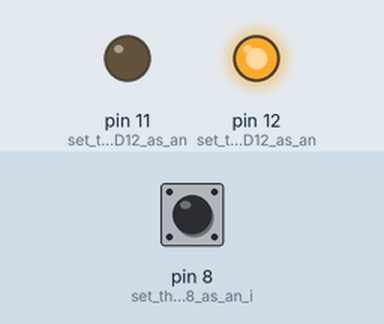
A sketch run on a simulated Arduino Uno, built with avr-gcc and run on an emulated ATmega328P. Shown: output pins drawn as LEDs (lit = HIGH). The test bench sets the inputs (shaded band); at power-on: pin 8 (set_the_socket_D8_as_an_i) LOW.

Above: at 1.2 s.
1.3 s: pin 8 (set_the_socket_D8_as_an_i) pulled HIGH for 1 s
At 1.5 s:
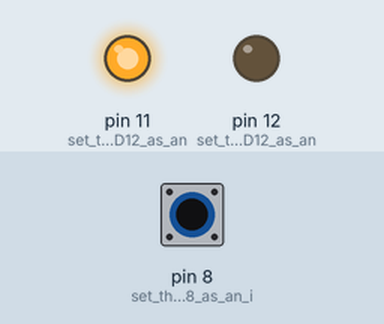
4.3 s: pin 8 (set_the_socket_D8_as_an_i) pulled HIGH for 3.2 s
At 8.4 s:
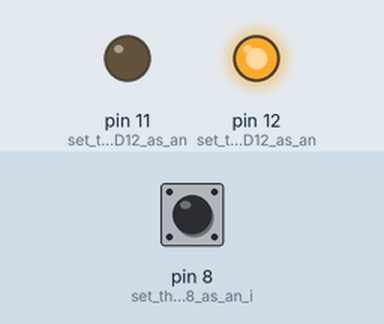
Timing chart, 0 to 9.9 s (numbered marks = the images above; inputs shaded):
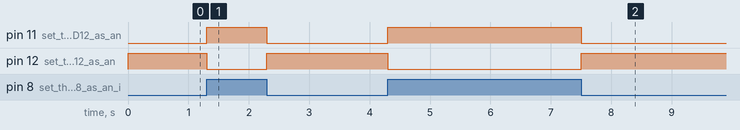

Measured:
- after the input at 1.3 s, pin 11 (set_the_socket_D12_as_an): LOW → HIGH at once, → LOW 1.0 s later; pin 12 (set_the_socket_D12_as_an): HIGH → LOW at once, → HIGH 1.0 s later
- after the input at 4.3 s, pin 11 (set_the_socket_D12_as_an): LOW → HIGH at once, → LOW 3.2 s later; pin 12 (set_the_socket_D12_as_an): HIGH → LOW at once, → HIGH 3.2 s later

The sketch:

lesson_2.ino
```cpp
/*
Lesson Two: Place the green LED into
digital pin 12 and the red on digital pin 11
and the tilt switch to the D8 socket.
*/
void setup()
{
pinMode (12, OUTPUT); // set the socket D12 as an output
pinMode (11, OUTPUT); // set the socket D12 as an output
pinMode (8, INPUT); // set the socket D8 as an input
}
void loop()
{
if (digitalRead(8) == HIGH) // if the tilt switch
// activated
{
digitalWrite(12, LOW); // turn off the green LED
digitalWrite(11, HIGH); // turn on the red LED
delay(200); // give 200 milliseconds delay for LEDs to
//activate properly
}
digitalWrite(12,HIGH); // turn on the green LED
digitalWrite(11,LOW); // turn off the red LED
}
```
